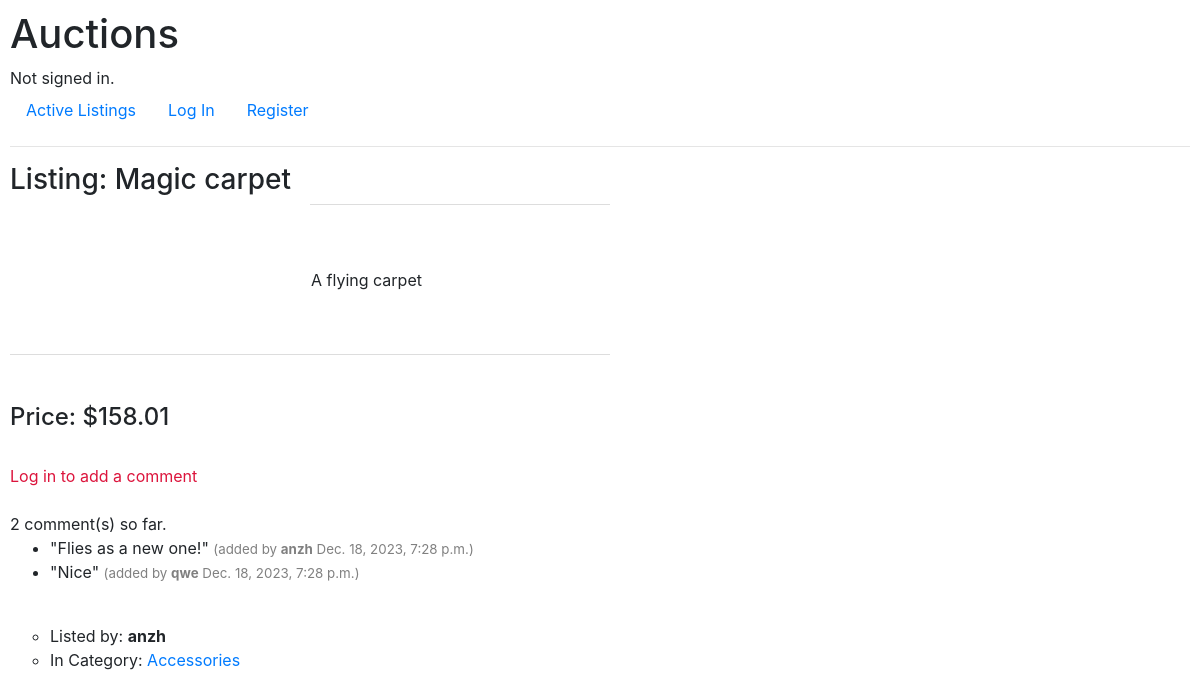
/listing/1, run on the app's committed database.
### auctions/models.py (models this page shows, shortened)
class Listing(models.Model):
    title = models.CharField(max_length=64)
    description = models.TextField()
    starting_bid = models.FloatField(default=0)
    image_url = models.URLField(blank=True)
    category = models.ForeignKey(Category, on_delete=models.CASCADE, blank=True, null=True, related_name="category")
    user = models.ForeignKey(User, on_delete=models.CASCADE, blank=True, null=True, related_name="seller")
    active = models.BooleanField(default=True)
    watchlist = models.ManyToManyField(User, blank=True, related_name="watchlist")
    time = models.DateTimeField(db_default=Now())

class Comment(models.Model):
    user = models.ForeignKey(User, on_delete=models.CASCADE, blank=True, null=True, related_name="author")
    listing = models.ForeignKey(Listing, on_delete=models.CASCADE, blank=True, null=True, related_name="listing")
    text = models.TextField()
    time = models.DateTimeField(db_default=Now())

class User(AbstractUser):
    pass

class Category(models.Model):
    name = models.CharField(max_length=32)
    def __str__(self):
        return f"{self.name}"

### auctions/views.py (the view)
# urls.py: path("listing/<int:id>", views.listing, name="listing"),
def listing(request, id):
    listing = Listing.objects.get(pk=id)
    bid = Bid.objects.filter(item=listing).last()
    inWatchlist = request.user in listing.watchlist.all()
    comments = Comment.objects.filter(listing=listing)
    isOwner = request.user == listing.user
    total = len(Bid.objects.filter(item=listing))
    totalCom = len(Comment.objects.filter(listing=listing))
    try:
        count = len(request.user.watchlist.all())
        return render(request, "auctions/listing.html", {
            "listing": listing,
            "inWatchlist": inWatchlist,
            "comments": comments,
            "isOwner": isOwner,
            "bid": bid,
            "total": total,
            "totalCom": totalCom,
            "count": count
        })
    except AttributeError:
        return render(request, "auctions/listing.html", {
            "listing": listing,
            "inWatchlist": inWatchlist,
            "comments": comments,
            "isOwner": isOwner,
            "bid": bid,
            "total": total,
            "totalCom": totalCom,
        })

### auctions/templates/auctions/listing.html (shortened to what this page needs)
{% extends "auctions/layout.html" %}
{% block body %}
    <h3>Listing: {{ listing.title }} </h3>
    <table style="border-collapse: collapse;">
        <tr style="border-bottom: 1px solid #ddd;">
            <td rowspan="4" width="300px" height="150px">
                <embed type="image/jpg" src="{{ listing.image_url }}" width="200" height="100">
            </td>
        </tr>
        <tr>
            <td width="300px">{{ listing.description}}</td>
        </tr>
    </table>
    <br><br>
    <h4>Price: ${{ listing.starting_bid}}</h4>
    {% if user.is_authenticated %}
    {{ total }} bid(s) so far.
    <form action="{% url 'bid' id=listing.id %}" method="post">
        {% csrf_token %}
        <input type="number" step="0.01" name="bid" min="0" placeholder="Bid">
        <input type="submit" value="Place Bid" style="background-color: lightskyblue;">
    </form>
    {% if message %}
    <div style="color:crimson">{{ message }}</div>
    {% endif %}
    <br><br>
    <form action="{% url 'comment' id=listing.id %}" method="post">
        {% csrf_token %}
        <input type="text" name="comment" placeholder="Add Your Comment">
        <input type="submit" value="Add" style="background-color: khaki;">
    </form>
    {% else %}
        <br>
        <div style="color:crimson">Log in to add a comment</div>
        <br>
    {% endif %}
    {{ totalCom }} comment(s) so far.
    <ul>
    {% for comment in comments %}
        <li>"{{ comment.text }}" <span style="color: grey; font-size: smaller;">(added by <strong>{{ comment.user }}</strong> {{ comment.time }})</span></li>
    {% endfor %}
    </ul>
    <br>
    <ul>
        <li style="list-style-type: circle;">Listed by: <strong>{{ listing.user }}</strong></li>
    {% if listing.category %}
        <li style="list-style-type: circle;">In Category: <a href="{% url 'category' name=listing.category %}">{{ listing.category }}</a></li>
    {% else %}
        <li style="list-style-type: circle;">No Category provided for the Listing</li>
    {% endif %}
    </ul>
{% endblock %}

### auctions/static/auctions/styles.css (style rules this page uses)
body { padding: 10px; }
tr { border-bottom: 1px solid #ddd; }

### data on the page
Listing: title "Magic carpet", description "A flying carpet", starting_bid "158.01", user "anzh", category "Accessories"
Comment: text "Flies as a new one!", user "anzh", time "Dec. 18, 2023, 7:28 p.m."
Comment: text "Nice", user "qwe", time "Dec. 18, 2023, 7:28 p.m."

### other printed values
{{ totalCom }} "2"
